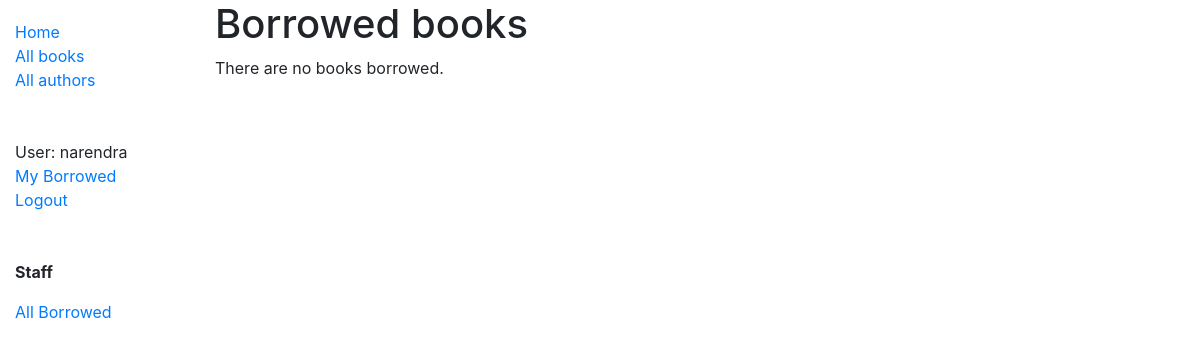
/mybooks/ (signed in), run on an earlier commit of the app's database.
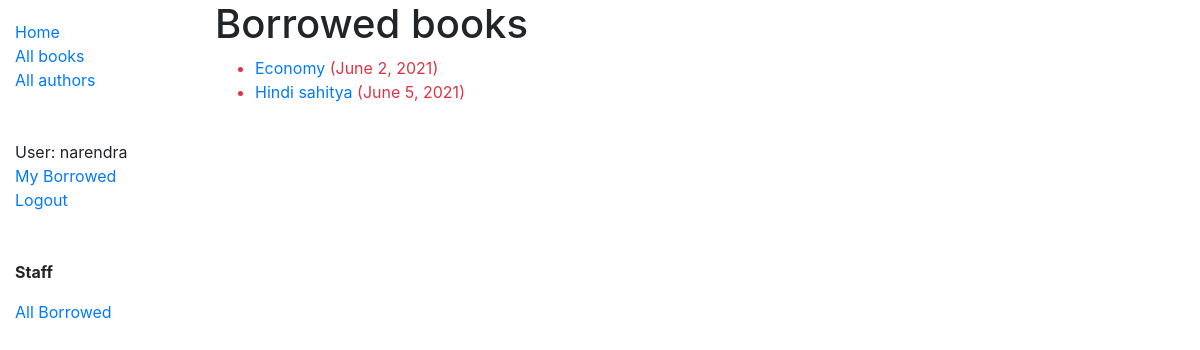
And on a later commit of the database.
### catalog/models.py (models this page shows, shortened)
class BookInstance(models.Model):
	id = models.UUIDField(primary_key=True, default=uuid.uuid4, help_text='Unique ID for this particular book across whole library')
	borrower = models.ForeignKey(User, on_delete=models.SET_NULL, null=True, blank=True)
	book = models.ForeignKey(Book, on_delete=models.PROTECT, null=True)
	imprint = models.CharField(max_length=200)
	due_back =  models.DateField(null=True, blank=True)
	load_status = (
		('m','Maintanance'),
		('o','On loan'),
		('a','Available'),
		('r','reserved')
		)
	status = models.CharField(max_length=1, choices=load_status, blank=True, default='m', help_text="Book availibility")
	class Meta:
		ordering = ['due_back']
		permissions = (("can_mark_returned", "Set book as returned"),)
	def is_overdue(self):
		if self.due_back and date.today() > self.due_back :
			return True
		else:
			return False

class Book(models.Model):
	title = models.CharField(max_length=200)
	author = models.ForeignKey(Author,on_delete=models.SET_NULL, null=True)
	summary = models.TextField(max_length=1000, help_text="Enter the brief discription of the book")
	isbn = models.CharField('ISBN', max_length=13, unique=True,
		help_text='13 Character <a href="https://www.isbn-international.org/content/what-isbn">ISBN number</a>')
	genre = models.ManyToManyField(Genre, help_text="select a genre for this book")
	language = models.ForeignKey(Language, on_delete=models.SET_NULL, null=True)
	class Meta:
		ordering = ['title', 'author']
	"""Returns the url to access a particular book instance."""
	def display_genre(self):
		"""Create a string for the Genre. This is required to display genre in Admin."""
		return ','.join(genre.name for genre in self.genre.all()[:3])
	display_genre.short_description = 'Genre'

### catalog/views.py (the view)
# urls.py: url(r'^mybooks/',LoanedBooksByUserListView.as_view(),name='my-borrowed'),
class LoanedBooksByUserListView(LoginRequiredMixin, ListView):
	model = BookInstance
	template_name = 'catalog/bookinstance_list_borrowed_user.html'
	paginate_by = 10
	def get_queryset(self):
		return BookInstance.objects.filter(borrower=self.request.user).filter(status__exact='o').order_by('due_back')
	def get_context_data(self, **kwargs):
		context = super(LoanedBooksByUserListView, self).get_context_data(**kwargs)
		context['alluser'] = BookInstance.objects.filter(status__exact='o').order_by('due_back')
		return context

### catalog/templates/catalog/bookinstance_list_borrowed_user.html
{% extends "base.html" %}
{% block content %}
    <h1>Borrowed books</h1>
    {% if bookinstance_list %}
   	<ul>
    {% for bookinst in bookinstance_list %}
      <li class="{% if bookinst.is_overdue %}text-danger{% endif %}">
        <a href="{% url 'catalog:book-detail' bookinst.book.pk %}">{{bookinst.book.title}}</a> ({{ bookinst.due_back }})
      </li>
    {% endfor %}
    </ul>
    {% else %}
      <p>There are no books borrowed.</p>
    {% endif %}
{% endblock %}

What changed in the data, as far as the page shows it:
added BookInstance: book "Economy", due_back "June 2, 2021"
added BookInstance: book "Hindi sahitya", due_back "June 5, 2021"
Also different on the page:
text no longer shown: "There are no books borrowed."
